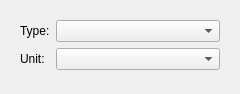
<?xml version="1.0" encoding="UTF-8"?>
<ui version="4.0">
 <class>QuantityChooserWidget</class>
 <widget class="QWidget" name="QuantityChooserWidget">
  <property name="geometry">
   <rect>
    <x>0</x>
    <y>0</y>
    <width>240</width>
    <height>94</height>
   </rect>
  </property>
  <property name="sizePolicy">
   <sizepolicy hsizetype="Expanding" vsizetype="Preferred">
    <horstretch>0</horstretch>
    <verstretch>0</verstretch>
   </sizepolicy>
  </property>
  <property name="windowTitle">
   <string>Form</string>
  </property>
  <layout class="QGridLayout" name="gridLayout">
   <item row="0" column="0">
    <widget class="QWidget" name="widget" native="true">
     <layout class="QFormLayout" name="formLayout">
      <item row="0" column="0">
       <widget class="QLabel" name="typeLabel">
        <property name="text">
         <string>Type:</string>
        </property>
       </widget>
      </item>
      <item row="0" column="1">
       <widget class="QComboBox" name="unitFamilyComboBox">
        <property name="sizePolicy">
         <sizepolicy hsizetype="Expanding" vsizetype="Fixed">
          <horstretch>0</horstretch>
          <verstretch>0</verstretch>
         </sizepolicy>
        </property>
       </widget>
      </item>
      <item row="1" column="0">
       <widget class="QLabel" name="unitLabel">
        <property name="text">
         <string>Unit:</string>
        </property>
       </widget>
      </item>
      <item row="1" column="1">
       <widget class="QComboBox" name="unitComboBox">
        <property name="sizePolicy">
         <sizepolicy hsizetype="Expanding" vsizetype="Fixed">
          <horstretch>0</horstretch>
          <verstretch>0</verstretch>
         </sizepolicy>
        </property>
       </widget>
      </item>
     </layout>
    </widget>
   </item>
  </layout>
 </widget>
 <resources/>
 <connections/>
</ui>
